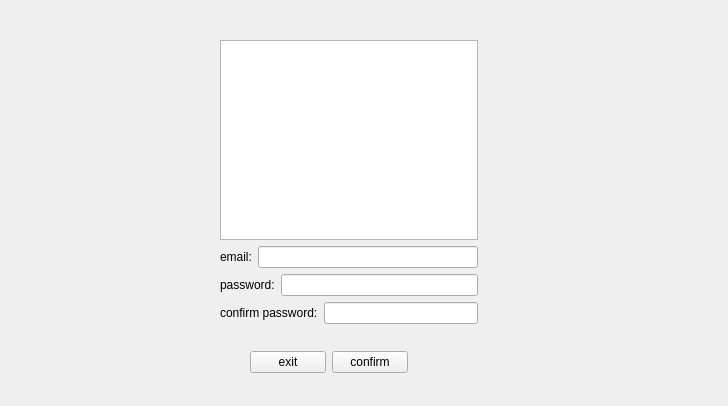
<?xml version="1.0" encoding="UTF-8"?>
<ui version="4.0">
 <class>Form</class>
 <widget class="QWidget" name="Form">
  <property name="geometry">
   <rect>
    <x>0</x>
    <y>0</y>
    <width>728</width>
    <height>406</height>
   </rect>
  </property>
  <property name="windowTitle">
   <string>Form</string>
  </property>
  <widget class="QWidget" name="">
   <property name="geometry">
    <rect>
     <x>220</x>
     <y>40</y>
     <width>258</width>
     <height>284</height>
    </rect>
   </property>
   <layout class="QVBoxLayout" name="verticalLayout_3">
    <item>
     <widget class="QGraphicsView" name="graphicsView"/>
    </item>
    <item>
     <layout class="QHBoxLayout" name="horizontalLayout_4">
      <item>
       <layout class="QVBoxLayout" name="verticalLayout_2">
        <item>
         <layout class="QVBoxLayout" name="verticalLayout">
          <item>
           <layout class="QHBoxLayout" name="horizontalLayout">
            <item>
             <widget class="QLabel" name="label">
              <property name="text">
               <string>email:</string>
              </property>
             </widget>
            </item>
            <item>
             <widget class="QLineEdit" name="lineEdit"/>
            </item>
           </layout>
          </item>
          <item>
           <layout class="QHBoxLayout" name="horizontalLayout_2">
            <item>
             <widget class="QLabel" name="label_2">
              <property name="text">
               <string>password:</string>
              </property>
             </widget>
            </item>
            <item>
             <widget class="QLineEdit" name="lineEdit_2"/>
            </item>
           </layout>
          </item>
          <item>
           <layout class="QHBoxLayout" name="horizontalLayout_3">
            <item>
             <widget class="QLabel" name="label_3">
              <property name="text">
               <string>confirm password:</string>
              </property>
             </widget>
            </item>
            <item>
             <widget class="QLineEdit" name="lineEdit_3"/>
            </item>
           </layout>
          </item>
         </layout>
        </item>
       </layout>
      </item>
     </layout>
    </item>
   </layout>
  </widget>
  <widget class="QWidget" name="">
   <property name="geometry">
    <rect>
     <x>250</x>
     <y>350</y>
     <width>158</width>
     <height>25</height>
    </rect>
   </property>
   <layout class="QHBoxLayout" name="horizontalLayout_5">
    <item>
     <widget class="QPushButton" name="pushButton">
      <property name="text">
       <string>exit</string>
      </property>
     </widget>
    </item>
    <item>
     <widget class="QPushButton" name="pushButton_2">
      <property name="text">
       <string>confirm</string>
      </property>
     </widget>
    </item>
   </layout>
  </widget>
 </widget>
 <resources/>
 <connections/>
</ui>
